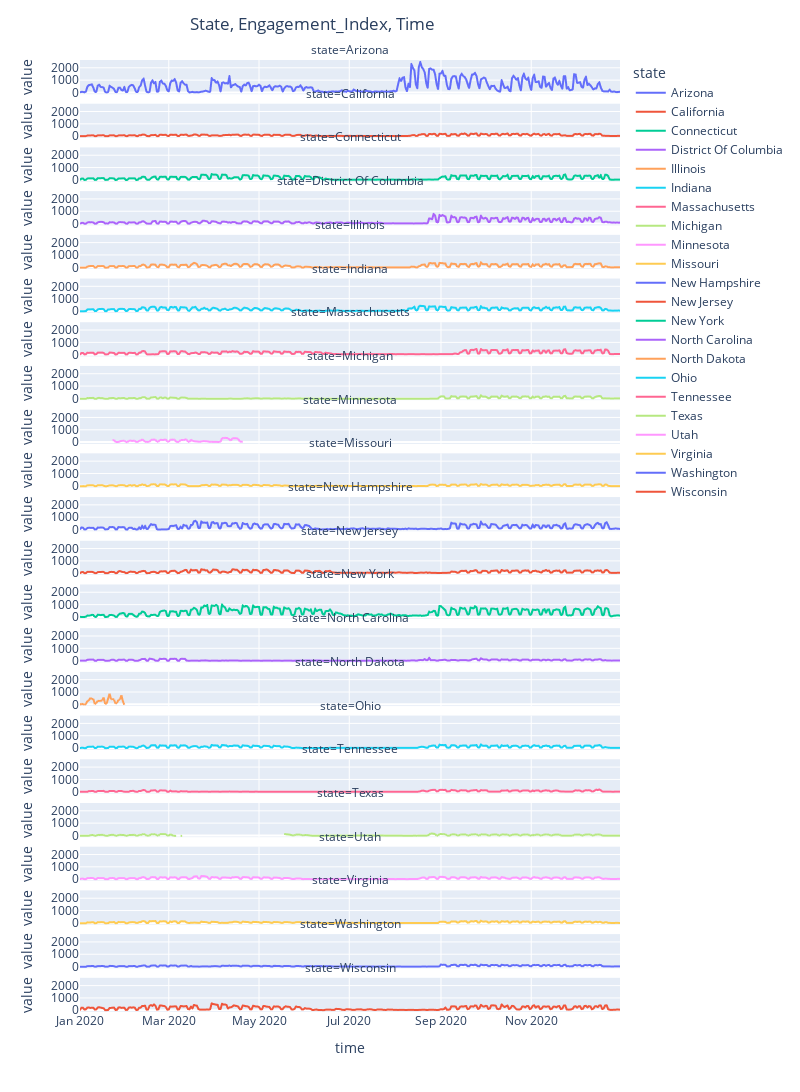

The cell this chart's notebook holds for it:
### Code cell
plot_time_series_by_state(districts_engagement_data,"state","engagement_index","time")

### Figure 1 — Plotly figure (JSON) as saved in the notebook; plotly's stock layout.template omitted (floating-point values rounded to 4 significant figures; data arrays with more than 128 entries replaced by an {"elided": "..."} marker saying what was removed)
{"data": [{"hovertemplate": "state=Arizona<br>time=%{x}<br>value=%{y}<extra></extra>", "legendgroup": "Arizona", "line": {"color": "#636efa", "dash": "solid"}, "marker": {"symbol": "circle"}, "mode": "lines", "name": "Arizona", "showlegend": true, "type": "scattergl", "x": {"elided": "366 str values"}, "xaxis": "x22", "y": {"elided": "366 float values"}, "yaxis": "y22"}, {"hovertemplate": "state=California<br>time=%{x}<br>value=%{y}<extra></extra>", "legendgroup": "California", "line": {"color": "#EF553B", "dash": "solid"}, "marker": {"symbol": "circle"}, "mode": "lines", "name": "California", "showlegend": true, "type": "scattergl", "x": {"elided": "366 str values"}, "xaxis": "x21", "y": {"elided": "366 float values"}, "yaxis": "y21"}, {"hovertemplate": "state=Connecticut<br>time=%{x}<br>value=%{y}<extra></extra>", "legendgroup": "Connecticut", "line": {"color": "#00cc96", "dash": "solid"}, "marker": {"symbol": "circle"}, "mode": "lines", "name": "Connecticut", "showlegend": true, "type": "scattergl", "x": {"elided": "366 str values"}, "xaxis": "x20", "y": {"elided": "366 float values"}, "yaxis": "y20"}, {"hovertemplate": "state=District Of Columbia<br>time=%{x}<br>value=%{y}<extra></extra>", "legendgroup": "District Of Columbia", "line": {"color": "#ab63fa", "dash": "solid"}, "marker": {"symbol": "circle"}, "mode": "lines", "name": "District Of Columbia", "showlegend": true, "type": "scattergl", "x": {"elided": "366 str values"}, "xaxis": "x19", "y": {"elided": "366 float values"}, "yaxis": "y19"}, {"hovertemplate": "state=Illinois<br>time=%{x}<br>value=%{y}<extra></extra>", "legendgroup": "Illinois", "line": {"color": "#FFA15A", "dash": "solid"}, "marker": {"symbol": "circle"}, "mode": "lines", "name": "Illinois", "showlegend": true, "type": "scattergl", "x": {"elided": "366 str values"}, "xaxis": "x18", "y": {"elided": "366 float values"}, "yaxis": "y18"}, {"hovertemplate": "state=Indiana<br>time=%{x}<br>value=%{y}<extra></extra>", "legendgroup": "Indiana", "line": {"color": "#19d3f3", "dash": "solid"}, "marker": {"symbol": "circle"}, "mode": "lines", "name": "Indiana", "showlegend": true, "type": "scattergl", "x": {"elided": "366 str values"}, "xaxis": "x17", "y": {"elided": "366 float values"}, "yaxis": "y17"}, {"hovertemplate": "state=Massachusetts<br>time=%{x}<br>value=%{y}<extra></extra>", "legendgroup": "Massachusetts", "line": {"color": "#FF6692", "dash": "solid"}, "marker": {"symbol": "circle"}, "mode": "lines", "name": "Massachusetts", "showlegend": true, "type": "scattergl", "x": {"elided": "366 str values"}, "xaxis": "x16", "y": {"elided": "366 float values"}, "yaxis": "y16"}, {"hovertemplate": "state=Michigan<br>time=%{x}<br>value=%{y}<extra></extra>", "legendgroup": "Michigan", "line": {"color": "#B6E880", "dash": "solid"}, "marker": {"symbol": "circle"}, "mode": "lines", "name": "Michigan", "showlegend": true, "type": "scattergl", "x": {"elided": "366 str values"}, "xaxis": "x15", "y": {"elided": "366 float values"}, "yaxis": "y15"}, {"hovertemplate": "state=Minnesota<br>time=%{x}<br>value=%{y}<extra></extra>", "legendgroup": "Minnesota", "line": {"color": "#FF97FF", "dash": "solid"}, "marker": {"symbol": "circle"}, "mode": "lines", "name": "Minnesota", "showlegend": true, "type": "scattergl", "x": {"elided": "366 str values"}, "xaxis": "x14", "y": {"elided": "366 float values"}, "yaxis": "y14"}, {"hovertemplate": "state=Missouri<br>time=%{x}<br>value=%{y}<extra></extra>", "legendgroup": "Missouri", "line": {"color": "#FECB52", "dash": "solid"}, "marker": {"symbol": "circle"}, "mode": "lines", "name": "Missouri", "showlegend": true, "type": "scattergl", "x": {"elided": "366 str values"}, "xaxis": "x13", "y": {"elided": "366 float values"}, "yaxis": "y13"}, {"hovertemplate": "state=New Hampshire<br>time=%{x}<br>value=%{y}<extra></extra>", "legendgroup": "New Hampshire", "line": {"color": "#636efa", "dash": "solid"}, "marker": {"symbol": "circle"}, "mode": "lines", "name": "New Hampshire", "showlegend": true, "type": "scattergl", "x": {"elided": "366 str values"}, "xaxis": "x12", "y": {"elided": "366 float values"}, "yaxis": "y12"}, {"hovertemplate": "state=New Jersey<br>time=%{x}<br>value=%{y}<extra></extra>", "legendgroup": "New Jersey", "line": {"color": "#EF553B", "dash": "solid"}, "marker": {"symbol": "circle"}, "mode": "lines", "name": "New Jersey", "showlegend": true, "type": "scattergl", "x": {"elided": "366 str values"}, "xaxis": "x11", "y": {"elided": "366 float values"}, "yaxis": "y11"}, {"hovertemplate": "state=New York<br>time=%{x}<br>value=%{y}<extra></extra>", "legendgroup": "New York", "line": {"color": "#00cc96", "dash": "solid"}, "marker": {"symbol": "circle"}, "mode": "lines", "name": "New York", "showlegend": true, "type": "scattergl", "x": {"elided": "366 str values"}, "xaxis": "x10", "y": {"elided": "366 float values"}, "yaxis": "y10"}, {"hovertemplate": "state=North Carolina<br>time=%{x}<br>value=%{y}<extra></extra>", "legendgroup": "North Carolina", "line": {"color": "#ab63fa", "dash": "solid"}, "marker": {"symbol": "circle"}, "mode": "lines", "name": "North Carolina", "showlegend": true, "type": "scattergl", "x": {"elided": "366 str values"}, "xaxis": "x9", "y": {"elided": "366 float values"}, "yaxis": "y9"}, {"hovertemplate": "state=North Dakota<br>time=%{x}<br>value=%{y}<extra></extra>", "legendgroup": "North Dakota", "line": {"color": "#FFA15A", "dash": "solid"}, "marker": {"symbol": "circle"}, "mode": "lines", "name": "North Dakota", "showlegend": true, "type": "scattergl", "x": {"elided": "366 str values"}, "xaxis": "x8", "y": {"elided": "366 float values"}, "yaxis": "y8"}, {"hovertemplate": "state=Ohio<br>time=%{x}<br>value=%{y}<extra></extra>", "legendgroup": "Ohio", "line": {"color": "#19d3f3", "dash": "solid"}, "marker": {"symbol": "circle"}, "mode": "lines", "name": "Ohio", "showlegend": true, "type": "scattergl", "x": {"elided": "366 str values"}, "xaxis": "x7", "y": {"elided": "366 float values"}, "yaxis": "y7"}, {"hovertemplate": "state=Tennessee<br>time=%{x}<br>value=%{y}<extra></extra>", "legendgroup": "Tennessee", "line": {"color": "#FF6692", "dash": "solid"}, "marker": {"symbol": "circle"}, "mode": "lines", "name": "Tennessee", "showlegend": true, "type": "scattergl", "x": {"elided": "366 str values"}, "xaxis": "x6", "y": {"elided": "366 float values"}, "yaxis": "y6"}, {"hovertemplate": "state=Texas<br>time=%{x}<br>value=%{y}<extra></extra>", "legendgroup": "Texas", "line": {"color": "#B6E880", "dash": "solid"}, "marker": {"symbol": "circle"}, "mode": "lines", "name": "Texas", "showlegend": true, "type": "scattergl", "x": {"elided": "366 str values"}, "xaxis": "x5", "y": {"elided": "366 float values"}, "yaxis": "y5"}, {"hovertemplate": "state=Utah<br>time=%{x}<br>value=%{y}<extra></extra>", "legendgroup": "Utah", "line": {"color": "#FF97FF", "dash": "solid"}, "marker": {"symbol": "circle"}, "mode": "lines", "name": "Utah", "showlegend": true, "type": "scattergl", "x": {"elided": "366 str values"}, "xaxis": "x4", "y": {"elided": "366 float values"}, "yaxis": "y4"}, {"hovertemplate": "state=Virginia<br>time=%{x}<br>value=%{y}<extra></extra>", "legendgroup": "Virginia", "line": {"color": "#FECB52", "dash": "solid"}, "marker": {"symbol": "circle"}, "mode": "lines", "name": "Virginia", "showlegend": true, "type": "scattergl", "x": {"elided": "366 str values"}, "xaxis": "x3", "y": {"elided": "366 float values"}, "yaxis": "y3"}, {"hovertemplate": "state=Washington<br>time=%{x}<br>value=%{y}<extra></extra>", "legendgroup": "Washington", "line": {"color": "#636efa", "dash": "solid"}, "marker": {"symbol": "circle"}, "mode": "lines", "name": "Washington", "showlegend": true, "type": "scattergl", "x": {"elided": "366 str values"}, "xaxis": "x2", "y": {"elided": "366 float values"}, "yaxis": "y2"}, {"hovertemplate": "state=Wisconsin<br>time=%{x}<br>value=%{y}<extra></extra>", "legendgroup": "Wisconsin", "line": {"color": "#EF553B", "dash": "solid"}, "marker": {"symbol": "circle"}, "mode": "lines", "name": "Wisconsin", "showlegend": true, "type": "scattergl", "x": {"elided": "366 str values"}, "xaxis": "x", "y": {"elided": "366 float values"}, "yaxis": "y"}], "layout": {"annotations": [{"font": {}, "showarrow": false, "text": "state=Wisconsin", "x": 0.5, "xanchor": "center", "xref": "paper", "y": 0.03591, "yanchor": "bottom", "yref": "paper"}, {"font": {}, "showarrow": false, "text": "state=Washington", "x": 0.5, "xanchor": "center", "xref": "paper", "y": 0.08182, "yanchor": "bottom", "yref": "paper"}, {"font": {}, "showarrow": false, "text": "state=Virginia", "x": 0.5, "xanchor": "center", "xref": "paper", "y": 0.1277, "yanchor": "bottom", "yref": "paper"}, {"font": {}, "showarrow": false, "text": "state=Utah", "x": 0.5, "xanchor": "center", "xref": "paper", "y": 0.1736, "yanchor": "bottom", "yref": "paper"}, {"font": {}, "showarrow": false, "text": "state=Texas", "x": 0.5, "xanchor": "center", "xref": "paper", "y": 0.2195, "yanchor": "bottom", "yref": "paper"}, {"font": {}, "showarrow": false, "text": "state=Tennessee", "x": 0.5, "xanchor": "center", "xref": "paper", "y": 0.2655, "yanchor": "bottom", "yref": "paper"}, {"font": {}, "showarrow": false, "text": "state=Ohio", "x": 0.5, "xanchor": "center", "xref": "paper", "y": 0.3114, "yanchor": "bottom", "yref": "paper"}, {"font": {}, "showarrow": false, "text": "state=North Dakota", "x": 0.5, "xanchor": "center", "xref": "paper", "y": 0.3573, "yanchor": "bottom", "yref": "paper"}, {"font": {}, "showarrow": false, "text": "state=North Carolina", "x": 0.5, "xanchor": "center", "xref": "paper", "y": 0.4032, "yanchor": "bottom", "yref": "paper"}, {"font": {}, "showarrow": false, "text": "state=New York", "x": 0.5, "xanchor": "center", "xref": "paper", "y": 0.4491, "yanchor": "bottom", "yref": "paper"}, {"font": {}, "showarrow": false, "text": "state=New Jersey", "x": 0.5, "xanchor": "center", "xref": "paper", "y": 0.495, "yanchor": "bottom", "yref": "paper"}, {"font": {}, "showarrow": false, "text": "state=New Hampshire", "x": 0.5, "xanchor": "center", "xref": "paper", "y": 0.5409, "yanchor": "bottom", "yref": "paper"}, {"font": {}, "showarrow": false, "text": "state=Missouri", "x": 0.5, "xanchor": "center", "xref": "paper", "y": 0.5868, "yanchor": "bottom", "yref": "paper"}, {"font": {}, "showarrow": false, "text": "state=Minnesota", "x": 0.5, "xanchor": "center", "xref": "paper", "y": 0.6327, "yanchor": "bottom", "yref": "paper"}, {"font": {}, "showarrow": false, "text": "state=Michigan", "x": 0.5, "xanchor": "center", "xref": "paper", "y": 0.6786, "yanchor": "bottom", "yref": "paper"}, {"font": {}, "showarrow": false, "text": "state=Massachusetts", "x": 0.5, "xanchor": "center", "xref": "paper", "y": 0.7245, "yanchor": "bottom", "yref": "paper"}, {"font": {}, "showarrow": false, "text": "state=Indiana", "x": 0.5, "xanchor": "center", "xref": "paper", "y": 0.7705, "yanchor": "bottom", "yref": "paper"}, {"font": {}, "showarrow": false, "text": "state=Illinois", "x": 0.5, "xanchor": "center", "xref": "paper", "y": 0.8164, "yanchor": "bottom", "yref": "paper"}, {"font": {}, "showarrow": false, "text": "state=District Of Columbia", "x": 0.5, "xanchor": "center", "xref": "paper", "y": 0.8623, "yanchor": "bottom", "yref": "paper"}, {"font": {}, "showarrow": false, "text": "state=Connecticut", "x": 0.5, "xanchor": "center", "xref": "paper", "y": 0.9082, "yanchor": "bottom", "yref": "paper"}, {"font": {}, "showarrow": false, "text": "state=California", "x": 0.5, "xanchor": "center", "xref": "paper", "y": 0.9541, "yanchor": "bottom", "yref": "paper"}, {"font": {}, "showarrow": false, "text": "state=Arizona", "x": 0.5, "xanchor": "center", "xref": "paper", "y": 1.0, "yanchor": "bottom", "yref": "paper"}], "height": 3200, "legend": {"title": {"text": "state"}, "tracegroupgap": 0}, "margin": {"t": 60}, "title": {"text": "State, Engagement_Index, Time", "x": 0.39}, "width": 800, "xaxis": {"anchor": "y", "domain": [0, 1], "title": {"text": "time"}}, "xaxis10": {"anchor": "y10", "domain": [0, 1], "matches": "x", "showticklabels": false}, "xaxis11": {"anchor": "y11", "domain": [0, 1], "matches": "x", "showticklabels": false}, "xaxis12": {"anchor": "y12", "domain": [0, 1], "matches": "x", "showticklabels": false}, "xaxis13": {"anchor": "y13", "domain": [0, 1], "matches": "x", "showticklabels": false}, "xaxis14": {"anchor": "y14", "domain": [0, 1], "matches": "x", "showticklabels": false}, "xaxis15": {"anchor": "y15", "domain": [0, 1], "matches": "x", "showticklabels": false}, "xaxis16": {"anchor": "y16", "domain": [0, 1], "matches": "x", "showticklabels": false}, "xaxis17": {"anchor": "y17", "domain": [0, 1], "matches": "x", "showticklabels": false}, "xaxis18": {"anchor": "y18", "domain": [0, 1], "matches": "x", "showticklabels": false}, "xaxis19": {"anchor": "y19", "domain": [0, 1], "matches": "x", "showticklabels": false}, "xaxis2": {"anchor": "y2", "domain": [0, 1], "matches": "x", "showticklabels": false}, "xaxis20": {"anchor": "y20", "domain": [0, 1], "matches": "x", "showticklabels": false}, "xaxis21": {"anchor": "y21", "domain": [0, 1], "matches": "x", "showticklabels": false}, "xaxis22": {"anchor": "y22", "domain": [0, 1], "matches": "x", "showticklabels": false}, "xaxis3": {"anchor": "y3", "domain": [0, 1], "matches": "x", "showticklabels": false}, "xaxis4": {"anchor": "y4", "domain": [0, 1], "matches": "x", "showticklabels": false}, "xaxis5": {"anchor": "y5", "domain": [0, 1], "matches": "x", "showticklabels": false}, "xaxis6": {"anchor": "y6", "domain": [0, 1], "matches": "x", "showticklabels": false}, "xaxis7": {"anchor": "y7", "domain": [0, 1], "matches": "x", "showticklabels": false}, "xaxis8": {"anchor": "y8", "domain": [0, 1], "matches": "x", "showticklabels": false}, "xaxis9": {"anchor": "y9", "domain": [0, 1], "matches": "x", "showticklabels": false}, "yaxis": {"anchor": "x", "domain": [0, 0.03591], "title": {"text": "value"}}, "yaxis10": {"anchor": "x10", "domain": [0.4132, 0.4491], "matches": "y", "title": {"text": "value"}}, "yaxis11": {"anchor": "x11", "domain": [0.4591, 0.495], "matches": "y", "title": {"text": "value"}}, "yaxis12": {"anchor": "x12", "domain": [0.505, 0.5409], "matches": "y", "title": {"text": "value"}}, "yaxis13": {"anchor": "x13", "domain": [0.5509, 0.5868], "matches": "y", "title": {"text": "value"}}, "yaxis14": {"anchor": "x14", "domain": [0.5968, 0.6327], "matches": "y", "title": {"text": "value"}}, "yaxis15": {"anchor": "x15", "domain": [0.6427, 0.6786], "matches": "y", "title": {"text": "value"}}, "yaxis16": {"anchor": "x16", "domain": [0.6886, 0.7245], "matches": "y", "title": {"text": "value"}}, "yaxis17": {"anchor": "x17", "domain": [0.7345, 0.7705], "matches": "y", "title": {"text": "value"}}, "yaxis18": {"anchor": "x18", "domain": [0.7805, 0.8164], "matches": "y", "title": {"text": "value"}}, "yaxis19": {"anchor": "x19", "domain": [0.8264, 0.8623], "matches": "y", "title": {"text": "value"}}, "yaxis2": {"anchor": "x2", "domain": [0.04591, 0.08182], "matches": "y", "title": {"text": "value"}}, "yaxis20": {"anchor": "x20", "domain": [0.8723, 0.9082], "matches": "y", "title": {"text": "value"}}, "yaxis21": {"anchor": "x21", "domain": [0.9182, 0.9541], "matches": "y", "title": {"text": "value"}}, "yaxis22": {"anchor": "x22", "domain": [0.9641, 1.0], "matches": "y", "title": {"text": "value"}}, "yaxis3": {"anchor": "x3", "domain": [0.09182, 0.1277], "matches": "y", "title": {"text": "value"}}, "yaxis4": {"anchor": "x4", "domain": [0.1377, 0.1736], "matches": "y", "title": {"text": "value"}}, "yaxis5": {"anchor": "x5", "domain": [0.1836, 0.2195], "matches": "y", "title": {"text": "value"}}, "yaxis6": {"anchor": "x6", "domain": [0.2295, 0.2655], "matches": "y", "title": {"text": "value"}}, "yaxis7": {"anchor": "x7", "domain": [0.2755, 0.3114], "matches": "y", "title": {"text": "value"}}, "yaxis8": {"anchor": "x8", "domain": [0.3214, 0.3573], "matches": "y", "title": {"text": "value"}}, "yaxis9": {"anchor": "x9", "domain": [0.3673, 0.4032], "matches": "y", "title": {"text": "value"}}}}
